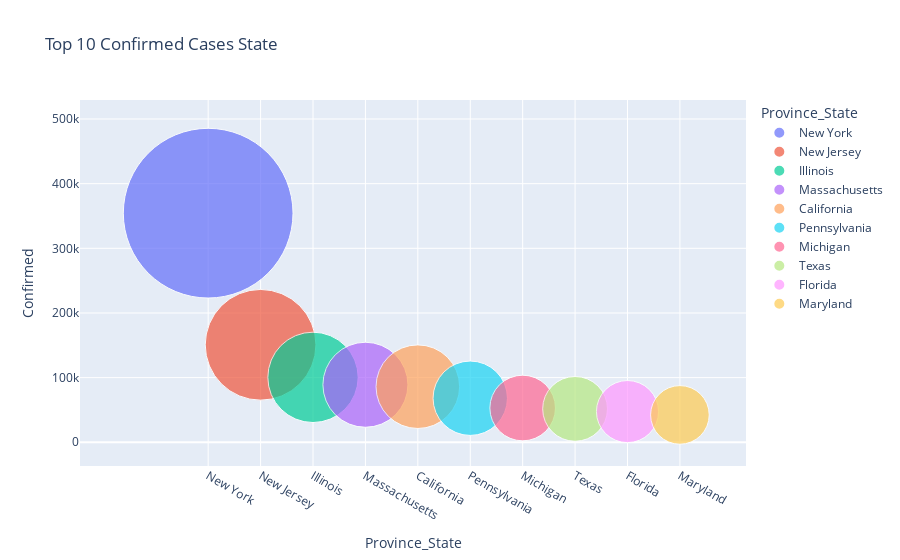

The code cell stored with this chart in its notebook:
### Code cell
top10_confirmed = pd.DataFrame(covid.groupby('Province_State')['Confirmed'].sum().nlargest(10).sort_values(ascending = False))
fig1 = px.scatter(top10_confirmed, x = top10_confirmed.index, y = 'Confirmed', size = 'Confirmed', size_max = 120,
                color = top10_confirmed.index, title = 'Top 10 Confirmed Cases State')
fig1.show()

### Figure 1 — Plotly figure (JSON) as saved in the notebook; plotly's stock layout.template omitted (floating-point values rounded to 4 significant figures)
{"data": [{"hovertemplate": "Province_State=%{x}<br>Confirmed=%{marker.size}<extra></extra>", "legendgroup": "New York", "marker": {"color": "#636efa", "size": [354370], "sizemode": "area", "sizeref": 24.61, "symbol": "circle"}, "mode": "markers", "name": "New York", "orientation": "v", "showlegend": true, "type": "scatter", "x": ["New York"], "xaxis": "x", "y": [354370], "yaxis": "y"}, {"hovertemplate": "Province_State=%{x}<br>Confirmed=%{marker.size}<extra></extra>", "legendgroup": "New Jersey", "marker": {"color": "#EF553B", "size": [150776], "sizemode": "area", "sizeref": 24.61, "symbol": "circle"}, "mode": "markers", "name": "New Jersey", "orientation": "v", "showlegend": true, "type": "scatter", "x": ["New Jersey"], "xaxis": "x", "y": [150776], "yaxis": "y"}, {"hovertemplate": "Province_State=%{x}<br>Confirmed=%{marker.size}<extra></extra>", "legendgroup": "Illinois", "marker": {"color": "#00cc96", "size": [100418], "sizemode": "area", "sizeref": 24.61, "symbol": "circle"}, "mode": "markers", "name": "Illinois", "orientation": "v", "showlegend": true, "type": "scatter", "x": ["Illinois"], "xaxis": "x", "y": [100418], "yaxis": "y"}, {"hovertemplate": "Province_State=%{x}<br>Confirmed=%{marker.size}<extra></extra>", "legendgroup": "Massachusetts", "marker": {"color": "#ab63fa", "size": [88970], "sizemode": "area", "sizeref": 24.61, "symbol": "circle"}, "mode": "markers", "name": "Massachusetts", "orientation": "v", "showlegend": true, "type": "scatter", "x": ["Massachusetts"], "xaxis": "x", "y": [88970], "yaxis": "y"}, {"hovertemplate": "Province_State=%{x}<br>Confirmed=%{marker.size}<extra></extra>", "legendgroup": "California", "marker": {"color": "#FFA15A", "size": [85997], "sizemode": "area", "sizeref": 24.61, "symbol": "circle"}, "mode": "markers", "name": "California", "orientation": "v", "showlegend": true, "type": "scatter", "x": ["California"], "xaxis": "x", "y": [85997], "yaxis": "y"}, {"hovertemplate": "Province_State=%{x}<br>Confirmed=%{marker.size}<extra></extra>", "legendgroup": "Pennsylvania", "marker": {"color": "#19d3f3", "size": [68126], "sizemode": "area", "sizeref": 24.61, "symbol": "circle"}, "mode": "markers", "name": "Pennsylvania", "orientation": "v", "showlegend": true, "type": "scatter", "x": ["Pennsylvania"], "xaxis": "x", "y": [68126], "yaxis": "y"}, {"hovertemplate": "Province_State=%{x}<br>Confirmed=%{marker.size}<extra></extra>", "legendgroup": "Michigan", "marker": {"color": "#FF6692", "size": [53009], "sizemode": "area", "sizeref": 24.61, "symbol": "circle"}, "mode": "markers", "name": "Michigan", "orientation": "v", "showlegend": true, "type": "scatter", "x": ["Michigan"], "xaxis": "x", "y": [53009], "yaxis": "y"}, {"hovertemplate": "Province_State=%{x}<br>Confirmed=%{marker.size}<extra></extra>", "legendgroup": "Texas", "marker": {"color": "#B6E880", "size": [51673], "sizemode": "area", "sizeref": 24.61, "symbol": "circle"}, "mode": "markers", "name": "Texas", "orientation": "v", "showlegend": true, "type": "scatter", "x": ["Texas"], "xaxis": "x", "y": [51673], "yaxis": "y"}, {"hovertemplate": "Province_State=%{x}<br>Confirmed=%{marker.size}<extra></extra>", "legendgroup": "Florida", "marker": {"color": "#FF97FF", "size": [47471], "sizemode": "area", "sizeref": 24.61, "symbol": "circle"}, "mode": "markers", "name": "Florida", "orientation": "v", "showlegend": true, "type": "scatter", "x": ["Florida"], "xaxis": "x", "y": [47471], "yaxis": "y"}, {"hovertemplate": "Province_State=%{x}<br>Confirmed=%{marker.size}<extra></extra>", "legendgroup": "Maryland", "marker": {"color": "#FECB52", "size": [42323], "sizemode": "area", "sizeref": 24.61, "symbol": "circle"}, "mode": "markers", "name": "Maryland", "orientation": "v", "showlegend": true, "type": "scatter", "x": ["Maryland"], "xaxis": "x", "y": [42323], "yaxis": "y"}], "layout": {"legend": {"itemsizing": "constant", "title": {"text": "Province_State"}, "tracegroupgap": 0}, "title": {"text": "Top 10 Confirmed Cases State"}, "xaxis": {"anchor": "y", "categoryarray": ["New York", "New Jersey", "Illinois", "Massachusetts", "California", "Pennsylvania", "Michigan", "Texas", "Florida", "Maryland"], "categoryorder": "array", "domain": [0, 1], "title": {"text": "Province_State"}}, "yaxis": {"anchor": "x", "domain": [0, 1], "title": {"text": "Confirmed"}}}}
